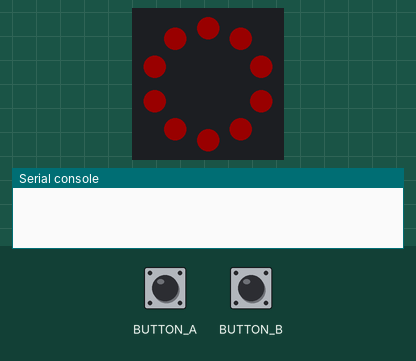
A program run on a simulated Circuit Playground running CircuitPython. Shown: the board's ring of 10 RGB LEDs (number 0 left of the top, counting anticlockwise), the last lines printed to the serial console. Inputs (shaded band) come from the test bench. Dim RGB values are drawn brighter than linear.

Above: at 1.2 s.
1.3 s: button A pressed for 1 s
At 2.6 s:
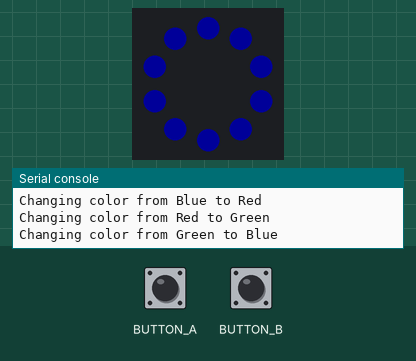
3.8 s: button B pressed for 3.2 s
At 4.3 s:
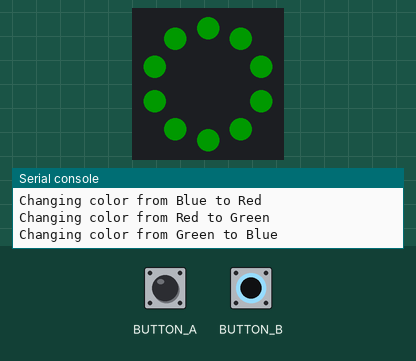
8.5 s: button B pressed for 0.15 s
10.2 s: button B pressed for 1 s
At 11.8 s:
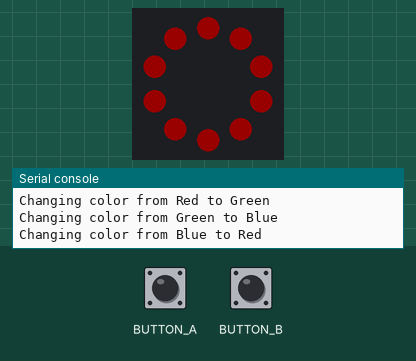
Timing chart, 0 to 13.3 s (numbered marks = the images above; inputs shaded):
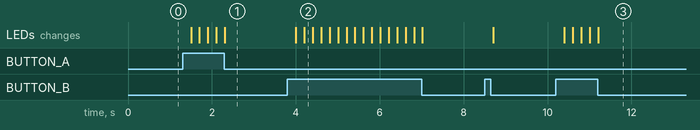

The program:

code_print_demo.py
```python
from adafruit_circuitplayground.express import cpx
import time

RED = (255, 0, 0)   # 255 Red, 0 Green, 0 Blue
GREEN = (0, 255, 0) # 0 Red, 255 Green, 0 Blue
BLUE = (0, 0, 255)  # 0 Red, 0 Green, 255 Blue

cpx.pixels.brightness = 0.1

my_colors = [("Red", RED), ("Green", GREEN), ("Blue", BLUE)]
color_pos = 0

while True: # Keep looping forever...
    name, color = my_colors[color_pos]
    cpx.pixels.fill(color)

    if cpx.button_a or cpx.button_b: # Button A or B was pressed
        color_pos = (color_pos + 1) % len(my_colors)
        next_name, _ = my_colors[color_pos]
        print("Changing color from %s to %s" % (name, next_name))
        time.sleep(0.2)  # Sleep, to make the button less sensitive
```

Measured:
- after the input at 1.3 s, the LEDs: first change after 0.20 s (image 1 shows a later state)
- after the input at 3.8 s, the LEDs: first change after 0.20 s (image 2 shows a later state)
- after the input at 10.2 s, the LEDs: first change after 0.20 s (image 3 shows a later state)
